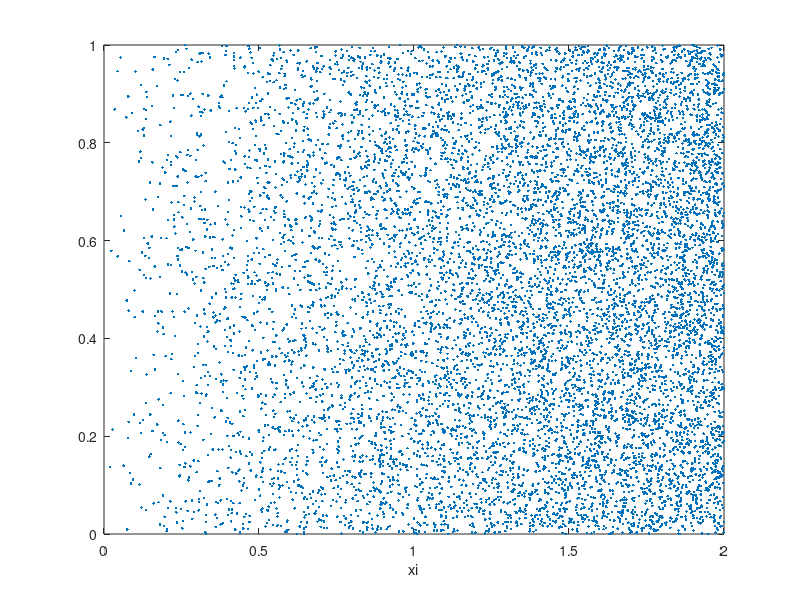
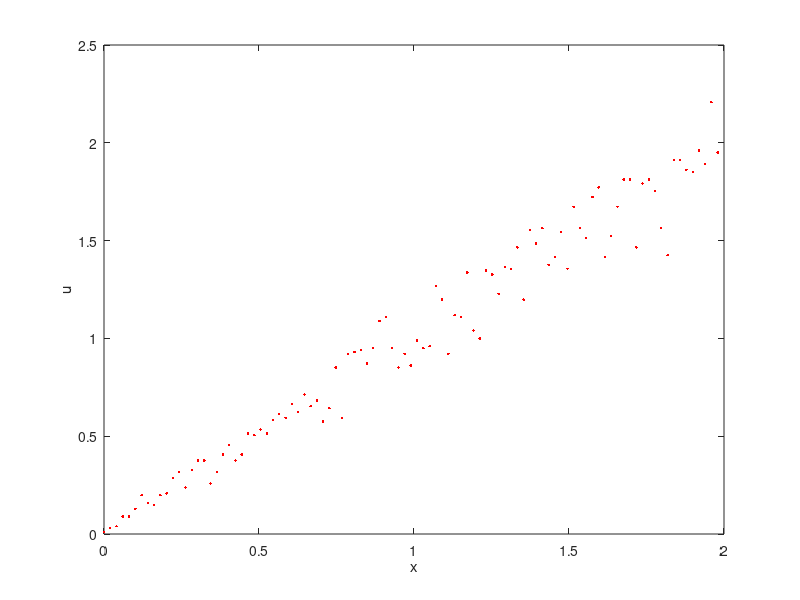

Source code (MATLAB) for these figures, in order:
N=10000;

% compute N particles with p[xi=x]=x/8 for 0<x<2
eta =rand (1,N);
xi=sqrt(4*eta);

figure(1)
plot(xi,rand(1,N),'.')
xlabel('xi')


M=100;
dx=1/(M-1);
%compute u(x) with M-1 cells
x=linspace(0,2,M);


for m=1:M-1
    I=find((x(m)<xi)&(xi<x(m+1)));
    u(m)=length(I)/N/dx;
end
figure(2)
plot(x(1:M-1),u,'r.')
xlabel('x')
ylabel('u')